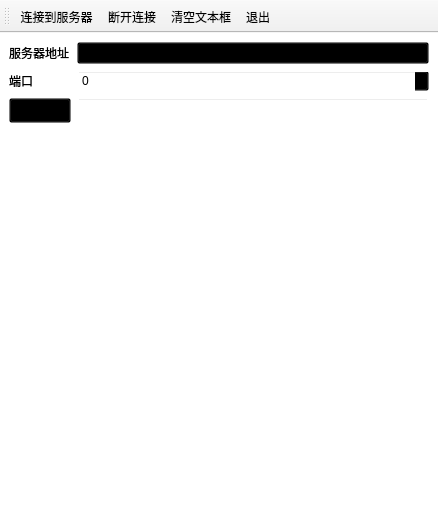
<?xml version="1.0" encoding="UTF-8"?>
<ui version="4.0">
 <class>MainWindow</class>
 <widget class="QMainWindow" name="MainWindow">
  <property name="geometry">
   <rect>
    <x>0</x>
    <y>0</y>
    <width>438</width>
    <height>528</height>
   </rect>
  </property>
  <property name="windowTitle">
   <string>MainWindow</string>
  </property>
  <property name="styleSheet">
   <string notr="true">#MainWindow{border-image: url(:/4.jpg);}
#MainWindow{background: transparent;}</string>
  </property>
  <widget class="QWidget" name="centralwidget">
   <layout class="QVBoxLayout" name="verticalLayout">
    <item>
     <layout class="QFormLayout" name="formLayout">
      <item row="0" column="0">
       <widget class="QLabel" name="labServertAddss">
        <property name="text">
         <string>服务器地址</string>
        </property>
       </widget>
      </item>
      <item row="1" column="0">
       <widget class="QLabel" name="labPort">
        <property name="text">
         <string>端口</string>
        </property>
       </widget>
      </item>
      <item row="0" column="1">
       <widget class="QComboBox" name="boxSAddress">
        <property name="autoFillBackground">
         <bool>false</bool>
        </property>
        <property name="styleSheet">
         <string notr="true">background-color:transparent</string>
        </property>
       </widget>
      </item>
      <item row="1" column="1">
       <widget class="QSpinBox" name="boxPort">
        <property name="contextMenuPolicy">
         <enum>Qt::CustomContextMenu</enum>
        </property>
        <property name="autoFillBackground">
         <bool>false</bool>
        </property>
        <property name="styleSheet">
         <string notr="true">background-color:transparent</string>
        </property>
        <property name="maximum">
         <number>65535</number>
        </property>
       </widget>
      </item>
      <item row="2" column="1">
       <widget class="QLineEdit" name="textInfo">
        <property name="styleSheet">
         <string notr="true">background-color:transparent</string>
        </property>
       </widget>
      </item>
      <item row="2" column="0">
       <widget class="QToolButton" name="btnSend">
        <property name="styleSheet">
         <string notr="true">background-color:transparent</string>
        </property>
        <property name="text">
         <string>发送消息</string>
        </property>
       </widget>
      </item>
     </layout>
    </item>
    <item>
     <widget class="QPlainTextEdit" name="plainTextEdit">
      <property name="contextMenuPolicy">
       <enum>Qt::PreventContextMenu</enum>
      </property>
      <property name="styleSheet">
       <string notr="true">background-color:transparent</string>
      </property>
      <property name="readOnly">
       <bool>true</bool>
      </property>
     </widget>
    </item>
   </layout>
  </widget>
  <widget class="QMenuBar" name="menubar">
   <property name="geometry">
    <rect>
     <x>0</x>
     <y>0</y>
     <width>438</width>
     <height>21</height>
    </rect>
   </property>
  </widget>
  <widget class="QToolBar" name="toolBar">
   <property name="windowTitle">
    <string>toolBar</string>
   </property>
   <attribute name="toolBarArea">
    <enum>TopToolBarArea</enum>
   </attribute>
   <attribute name="toolBarBreak">
    <bool>false</bool>
   </attribute>
   <addaction name="actConnectServer"/>
   <addaction name="actCloseConnect"/>
   <addaction name="actClear"/>
   <addaction name="actExit"/>
  </widget>
  <action name="actConnectServer">
   <property name="text">
    <string>连接到服务器</string>
   </property>
  </action>
  <action name="actCloseConnect">
   <property name="text">
    <string>断开连接</string>
   </property>
  </action>
  <action name="actClear">
   <property name="text">
    <string>清空文本框</string>
   </property>
  </action>
  <action name="actExit">
   <property name="text">
    <string>退出</string>
   </property>
  </action>
 </widget>
 <resources/>
 <connections>
  <connection>
   <sender>actExit</sender>
   <signal>triggered()</signal>
   <receiver>MainWindow</receiver>
   <slot>close()</slot>
   <hints>
    <hint type="sourcelabel">
     <x>-1</x>
     <y>-1</y>
    </hint>
    <hint type="destinationlabel">
     <x>218</x>
     <y>263</y>
    </hint>
   </hints>
  </connection>
 </connections>
</ui>
